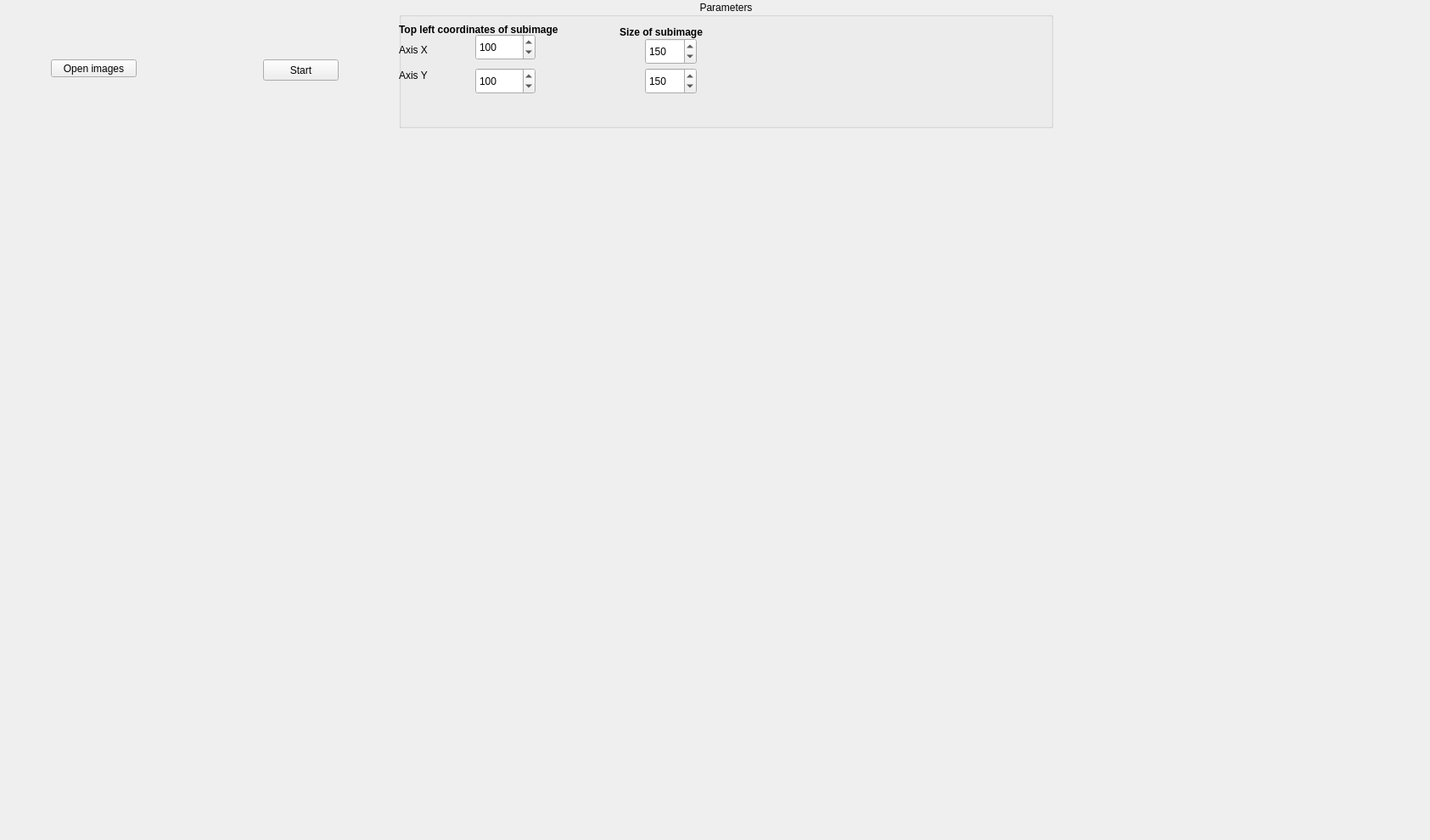
<?xml version="1.0" encoding="UTF-8"?>
<ui version="4.0">
 <class>Phasecorrelation</class>
 <widget class="QWidget" name="Phasecorrelation">
  <property name="geometry">
   <rect>
    <x>0</x>
    <y>0</y>
    <width>1685</width>
    <height>990</height>
   </rect>
  </property>
  <property name="baseSize">
   <size>
    <width>1234</width>
    <height>1234</height>
   </size>
  </property>
  <property name="windowTitle">
   <string>Form</string>
  </property>
  <widget class="QWidget" name="gridLayoutWidget">
   <property name="geometry">
    <rect>
     <x>170</x>
     <y>150</y>
     <width>1481</width>
     <height>751</height>
    </rect>
   </property>
   <layout class="QGridLayout" name="gridLayout">
    <item row="0" column="2">
     <widget class="QLabel" name="out_lbl">
      <property name="maximumSize">
       <size>
        <width>540</width>
        <height>16777215</height>
       </size>
      </property>
      <property name="text">
       <string/>
      </property>
     </widget>
    </item>
    <item row="0" column="0">
     <widget class="QLabel" name="in_lbl">
      <property name="text">
       <string/>
      </property>
     </widget>
    </item>
    <item row="0" column="1">
     <widget class="QLabel" name="cor_lbl">
      <property name="text">
       <string/>
      </property>
     </widget>
    </item>
   </layout>
  </widget>
  <widget class="QPushButton" name="pushButton">
   <property name="geometry">
    <rect>
     <x>60</x>
     <y>70</y>
     <width>101</width>
     <height>21</height>
    </rect>
   </property>
   <property name="text">
    <string>Open images</string>
   </property>
  </widget>
  <widget class="QPushButton" name="pushButton_2">
   <property name="geometry">
    <rect>
     <x>310</x>
     <y>70</y>
     <width>89</width>
     <height>25</height>
    </rect>
   </property>
   <property name="text">
    <string>Start</string>
   </property>
  </widget>
  <widget class="QGroupBox" name="groupBox">
   <property name="geometry">
    <rect>
     <x>470</x>
     <y>0</y>
     <width>771</width>
     <height>151</height>
    </rect>
   </property>
   <property name="maximumSize">
    <size>
     <width>1400</width>
     <height>16777215</height>
    </size>
   </property>
   <property name="title">
    <string>Parameters</string>
   </property>
   <property name="alignment">
    <set>Qt::AlignCenter</set>
   </property>
   <widget class="QLabel" name="label">
    <property name="geometry">
     <rect>
      <x>0</x>
      <y>20</y>
      <width>241</width>
      <height>31</height>
     </rect>
    </property>
    <property name="maximumSize">
     <size>
      <width>1400</width>
      <height>16777215</height>
     </size>
    </property>
    <property name="text">
     <string>&lt;html&gt;&lt;head/&gt;&lt;body&gt;&lt;p&gt;&lt;span style=&quot; font-weight:600;&quot;&gt;Top left coordinates of subimage&lt;/span&gt;&lt;/p&gt;&lt;/body&gt;&lt;/html&gt;</string>
    </property>
   </widget>
   <widget class="QLabel" name="label_2">
    <property name="geometry">
     <rect>
      <x>0</x>
      <y>50</y>
      <width>67</width>
      <height>17</height>
     </rect>
    </property>
    <property name="text">
     <string>Axis X</string>
    </property>
   </widget>
   <widget class="QLabel" name="label_3">
    <property name="geometry">
     <rect>
      <x>0</x>
      <y>80</y>
      <width>67</width>
      <height>17</height>
     </rect>
    </property>
    <property name="text">
     <string>Axis Y</string>
    </property>
   </widget>
   <widget class="QSpinBox" name="coord_x">
    <property name="geometry">
     <rect>
      <x>90</x>
      <y>40</y>
      <width>71</width>
      <height>31</height>
     </rect>
    </property>
    <property name="maximum">
     <number>500</number>
    </property>
    <property name="value">
     <number>100</number>
    </property>
   </widget>
   <widget class="QSpinBox" name="coord_y">
    <property name="geometry">
     <rect>
      <x>90</x>
      <y>80</y>
      <width>71</width>
      <height>31</height>
     </rect>
    </property>
    <property name="maximum">
     <number>500</number>
    </property>
    <property name="value">
     <number>100</number>
    </property>
   </widget>
   <widget class="QLabel" name="label_4">
    <property name="geometry">
     <rect>
      <x>260</x>
      <y>30</y>
      <width>121</width>
      <height>17</height>
     </rect>
    </property>
    <property name="text">
     <string>&lt;html&gt;&lt;head/&gt;&lt;body&gt;&lt;p&gt;&lt;span style=&quot; font-weight:600;&quot;&gt;Size of subimage&lt;/span&gt;&lt;/p&gt;&lt;/body&gt;&lt;/html&gt;</string>
    </property>
   </widget>
   <widget class="QSpinBox" name="size_x">
    <property name="geometry">
     <rect>
      <x>290</x>
      <y>45</y>
      <width>61</width>
      <height>31</height>
     </rect>
    </property>
    <property name="maximum">
     <number>500</number>
    </property>
    <property name="value">
     <number>150</number>
    </property>
   </widget>
   <widget class="QSpinBox" name="size_y">
    <property name="geometry">
     <rect>
      <x>290</x>
      <y>80</y>
      <width>61</width>
      <height>31</height>
     </rect>
    </property>
    <property name="maximum">
     <number>500</number>
    </property>
    <property name="value">
     <number>150</number>
    </property>
   </widget>
  </widget>
 </widget>
 <resources/>
 <connections/>
</ui>
